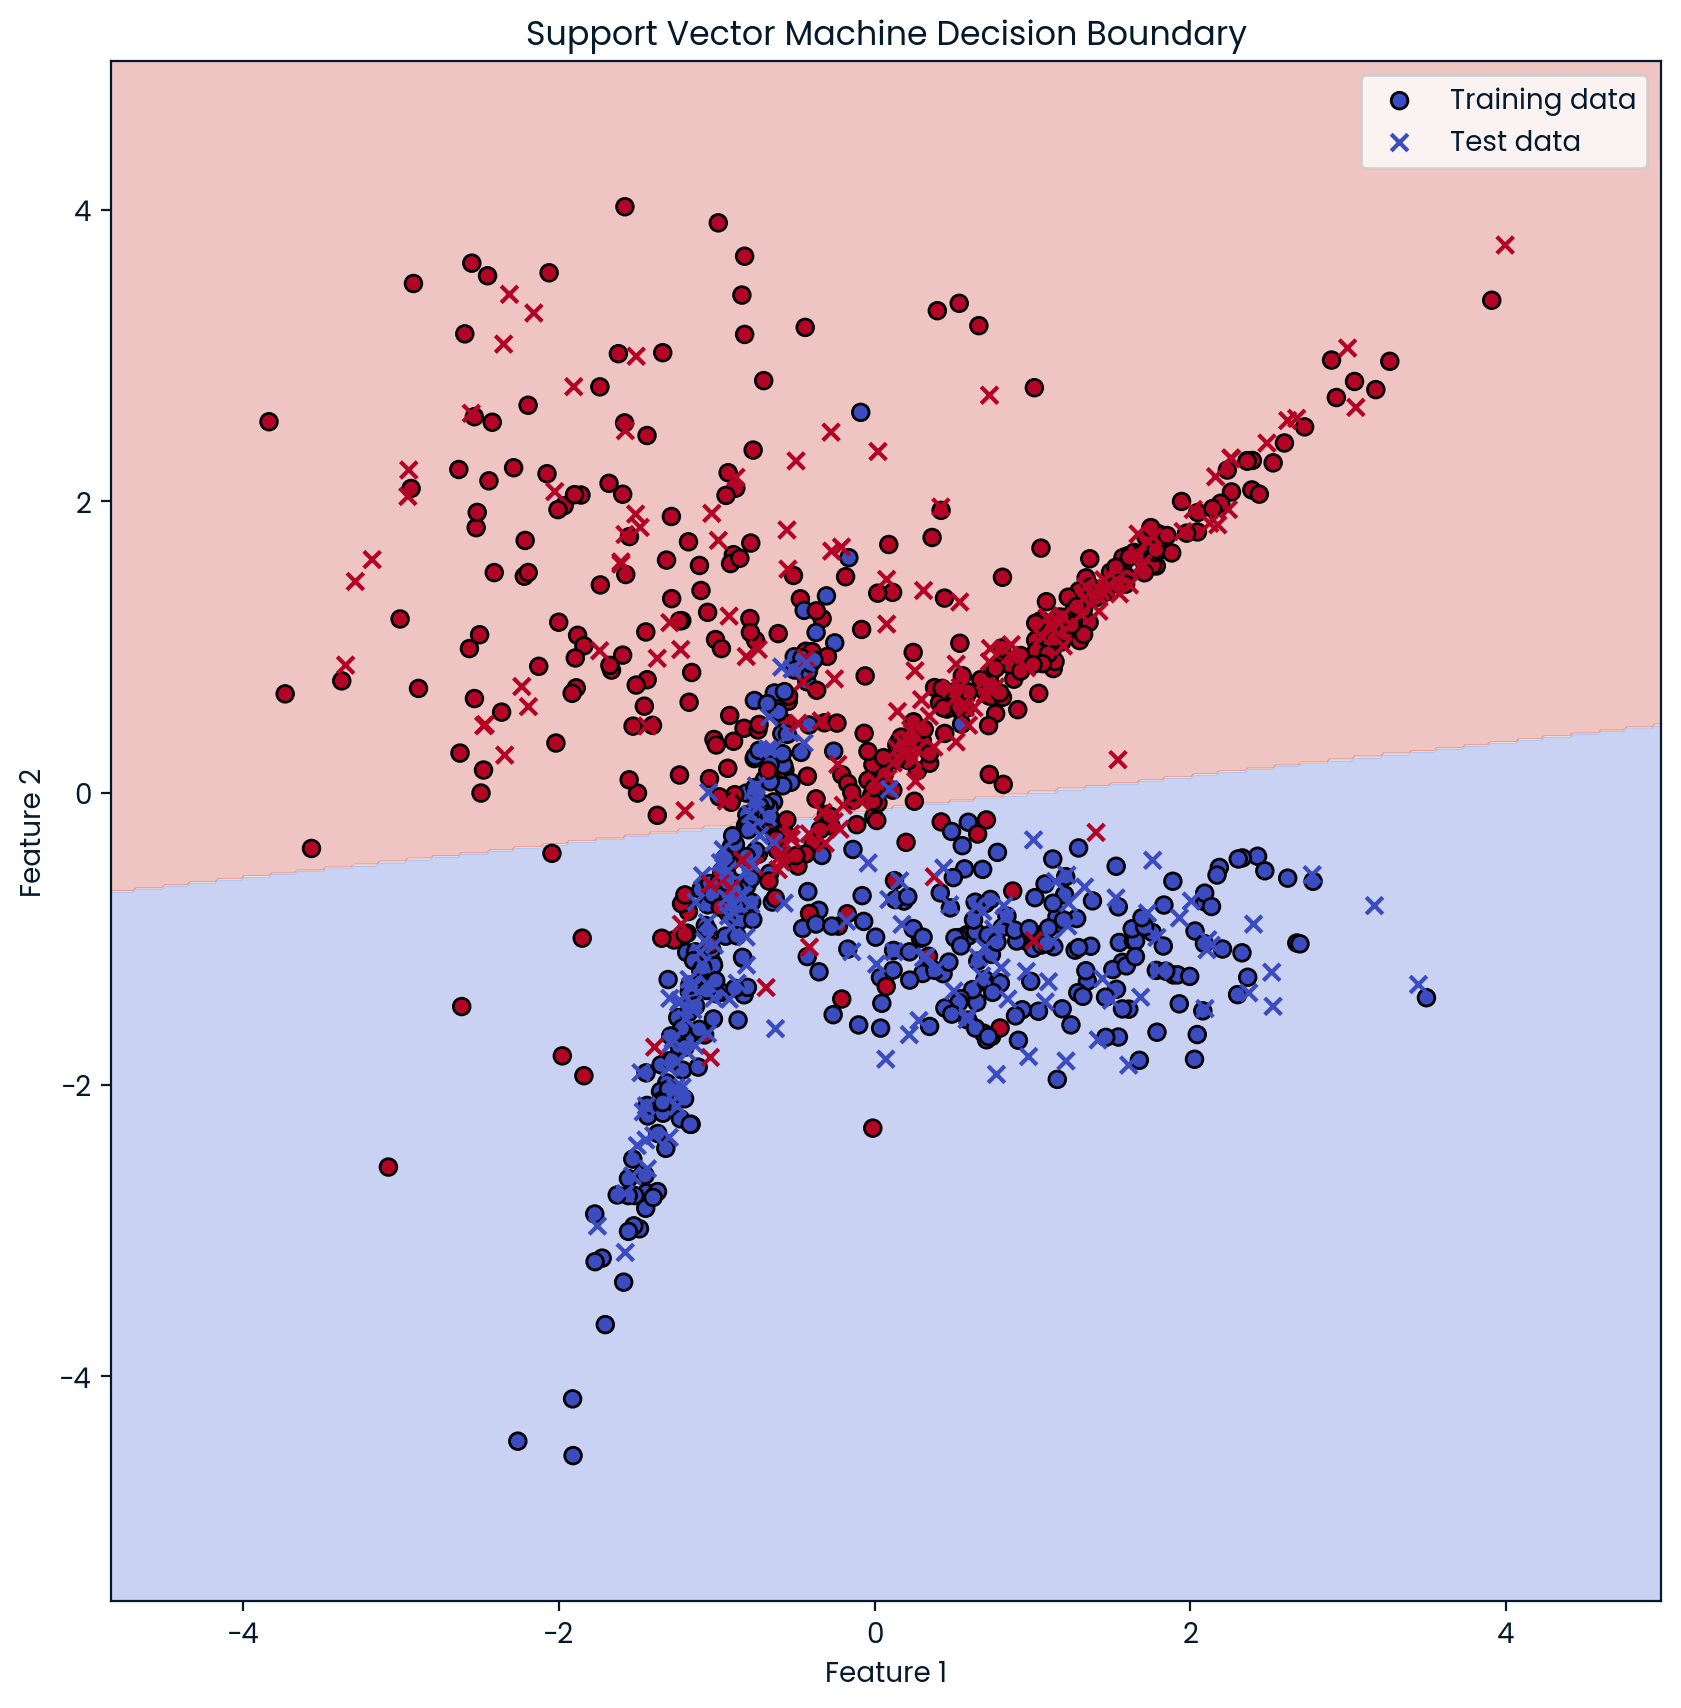

Recreate this plot in Python.
import numpy as np
import matplotlib.pyplot as plt
from sklearn.datasets import make_classification
from sklearn.svm import SVC
from sklearn.model_selection import train_test_split

# Generate a synthetic dataset
X, y = make_classification(n_samples=1000, n_features=2, n_informative=2, n_redundant=0, random_state=42)

# Split the dataset into training and testing sets
X_train, X_test, y_train, y_test = train_test_split(X, y, test_size=0.3, random_state=42)

# Create and train the Support Vector Machine model
model = SVC(kernel='linear')
model.fit(X_train, y_train)

# Create a mesh to plot the decision boundary
h = .02  # step size in the mesh
x_min, x_max = X[:, 0].min() - 1, X[:, 0].max() + 1
y_min, y_max = X[:, 1].min() - 1, X[:, 1].max() + 1
xx, yy = np.meshgrid(np.arange(x_min, x_max, h), np.arange(y_min, y_max, h))

# Plot the decision boundary by assigning a color to each point in the mesh
Z = model.predict(np.c_[xx.ravel(), yy.ravel()])
Z = Z.reshape(xx.shape)

plt.figure(figsize=(10, 10))
plt.contourf(xx, yy, Z, alpha=0.3, cmap=plt.cm.coolwarm)

# Plot also the training points
plt.scatter(X_train[:, 0], X_train[:, 1], c=y_train, edgecolors='k', marker='o', cmap=plt.cm.coolwarm, label='Training data')
plt.scatter(X_test[:, 0], X_test[:, 1], c=y_test, edgecolors='k', marker='x', cmap=plt.cm.coolwarm, label='Test data')
plt.xlabel('Feature 1')
plt.ylabel('Feature 2')
plt.title('Support Vector Machine Decision Boundary')
plt.legend()
plt.show()
